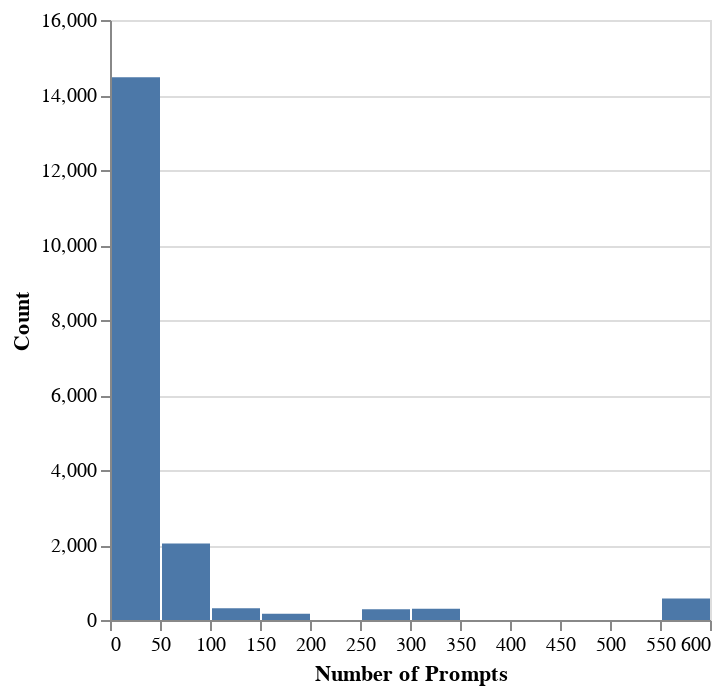

The code cell stored with this chart in its notebook:
### Markdown cell above
The prompt counts and model usage seems interesting, let's plot these to see the actual distributions

### Code cell
# don't make the same mistake of using the entire dataset and subset it first
df_prompts = df[['NumPrompts']]

alt.data_transformers.disable_max_rows()

alt.Chart(df_prompts).mark_bar().encode(
    x = alt.X('NumPrompts', bin = alt.Bin(maxbins = 20), title = 'Number of Prompts'),
    y = alt.Y('count()', title = 'Count')
)

### Figure 1 — Vega-Lite specification as saved in the notebook (floating-point values rounded to 4 significant figures; data arrays with more than 128 entries replaced by an {"elided": "..."} marker saying what was removed)
{"config": {"view": {"continuousWidth": 300, "continuousHeight": 300}}, "data": {"name": "data-45802fab68b6cfd2f38995b3bc083a44"}, "mark": {"type": "bar"}, "encoding": {"x": {"bin": {"maxbins": 20}, "field": "NumPrompts", "title": "Number of Prompts", "type": "quantitative"}, "y": {"aggregate": "count", "title": "Count", "type": "quantitative"}}, "$schema": "https://vega.github.io/schema/vega-lite/v5.20.1.json", "datasets": {"data-45802fab68b6cfd2f38995b3bc083a44": {"elided": "18163 records"}}}
